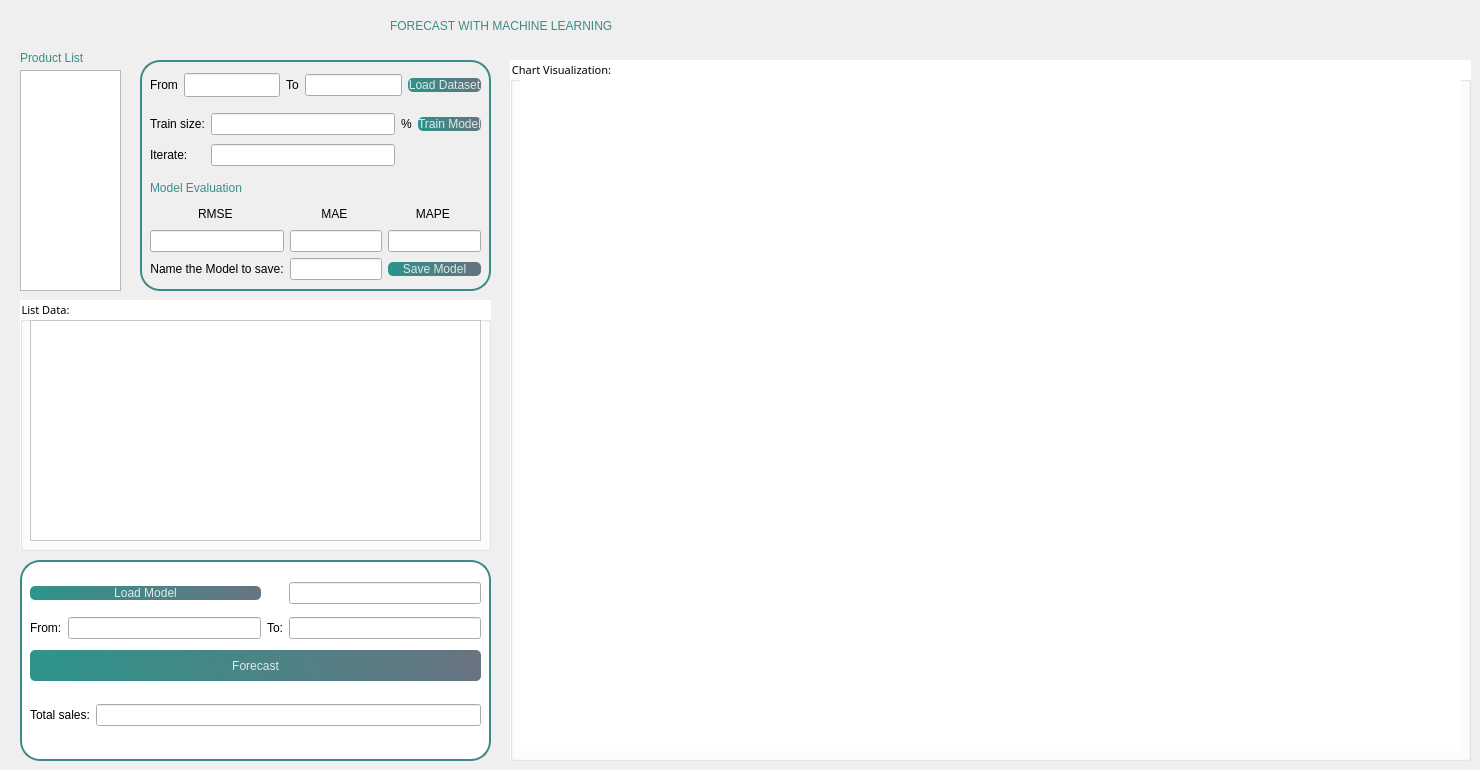
    <widget class="QWidget" name="tab_3">
     <attribute name="title">
      <string>Revenue Forecasting</string>
     </attribute>
     <widget class="QWidget" name="widget_2" native="true">
      <property name="geometry">
       <rect>
        <x>0</x>
        <y>0</y>
        <width>1221</width>
        <height>51</height>
       </rect>
      </property>
      <widget class="QLabel" name="label_21">
       <property name="geometry">
        <rect>
         <x>390</x>
         <y>0</y>
         <width>811</width>
         <height>51</height>
        </rect>
       </property>
       <property name="styleSheet">
        <string notr="true">COLOR:rgb(59, 140, 136);
font: 63 28pt &quot;Bahnschrift SemiBold&quot;;</string>
       </property>
       <property name="text">
        <string>FORECAST WITH MACHINE LEARNING</string>
       </property>
      </widget>
     </widget>
     <widget class="QLabel" name="label_22">
      <property name="geometry">
       <rect>
        <x>20</x>
        <y>50</y>
        <width>101</width>
        <height>16</height>
       </rect>
      </property>
      <property name="styleSheet">
       <string notr="true">font: 63 10pt &quot;Bahnschrift SemiBold&quot;;
color:rgb(59, 140, 136)</string>
      </property>
      <property name="text">
       <string>Product List</string>
      </property>
     </widget>
     <widget class="QListWidget" name="listWidgetProducts_ML">
      <property name="geometry">
       <rect>
        <x>20</x>
        <y>70</y>
        <width>101</width>
        <height>221</height>
       </rect>
      </property>
     </widget>
     <widget class="QGroupBox" name="groupBox_12">
      <property name="geometry">
       <rect>
        <x>510</x>
        <y>60</y>
        <width>961</width>
        <height>701</height>
       </rect>
      </property>
      <property name="font">
       <font>
        <family>Bahnschrift</family>
        <pointsize>8</pointsize>
        <weight>50</weight>
        <italic>false</italic>
        <bold>false</bold>
       </font>
      </property>
      <property name="styleSheet">
       <string notr="true">background-color: rgb(255, 255, 255)</string>
      </property>
      <property name="title">
       <string>Chart Visualization:</string>
      </property>
      <widget class="QWidget" name="verticalLayoutWidget_12">
       <property name="geometry">
        <rect>
         <x>10</x>
         <y>20</y>
         <width>941</width>
         <height>671</height>
        </rect>
       </property>
       <layout class="QVBoxLayout" name="verticalLayoutPlot_ML"/>
      </widget>
     </widget>
     <widget class="QLabel" name="label_29">
      <property name="geometry">
       <rect>
        <x>140</x>
        <y>60</y>
        <width>351</width>
        <height>231</height>
       </rect>
      </property>
      <property name="styleSheet">
       <string notr="true">border: 2px solid rgb(59, 140, 136);
border-Radius: 20%</string>
      </property>
      <property name="text">
       <string/>
      </property>
     </widget>
     <widget class="QWidget" name="gridLayoutWidget_5">
      <property name="geometry">
       <rect>
        <x>30</x>
        <y>575</y>
        <width>451</width>
        <height>71</height>
       </rect>
      </property>
      <layout class="QGridLayout" name="gridLayout_5">
       <item row="0" column="0" colspan="2">
        <widget class="QPushButton" name="pushButtonLoadModel">
         <property name="font">
          <font>
           <pointsize>9</pointsize>
          </font>
         </property>
         <property name="styleSheet">
          <string notr="true">QPushButton{
	background-color: qlineargradient(spread:pad, x1:0, y1:0.505682, x2:1, y2:0.477, stop:0 rgba(11, 131,120, 219), stop:1 rgba(85,98,112,226));
	color:rgba(255,255,255,210);
	border-radius: 5px;
}
QPushButton:hover{
background-color: qlineargradient(spread:pad, x1:0, y1:0.505682, x2:1, y2:0.477, stop:0 rgba(150, 123,111, 219), stop:1 rgba(85,81,84,226));
}
QPushButton:press{
	padding-left:5px;
	padding-top: 5px;
	background-color: rgba(150,123,111,255);
}
</string>
         </property>
         <property name="text">
          <string>Load Model</string>
         </property>
        </widget>
       </item>
       <item row="2" column="3">
        <widget class="QLineEdit" name="lineEditTotalTo_ML"/>
       </item>
       <item row="2" column="1">
        <widget class="QLineEdit" name="lineEditTotalFrom_ML"/>
       </item>
       <item row="0" column="3">
        <widget class="QLineEdit" name="lineEditLoadModel"/>
       </item>
       <item row="2" column="2">
        <widget class="QLabel" name="label_32">
         <property name="text">
          <string>To:</string>
         </property>
        </widget>
       </item>
       <item row="2" column="0">
        <widget class="QLabel" name="label_31">
         <property name="text">
          <string>From:</string>
         </property>
        </widget>
       </item>
      </layout>
     </widget>
     <widget class="QGroupBox" name="groupBox_11">
      <property name="geometry">
       <rect>
        <x>20</x>
        <y>300</y>
        <width>471</width>
        <height>251</height>
       </rect>
      </property>
      <property name="font">
       <font>
        <family>Bahnschrift</family>
        <pointsize>8</pointsize>
        <weight>50</weight>
        <italic>false</italic>
        <bold>false</bold>
       </font>
      </property>
      <property name="styleSheet">
       <string notr="true">background-color:rgb(255, 255, 255)</string>
      </property>
      <property name="title">
       <string>List Data:</string>
      </property>
      <widget class="QTableWidget" name="tableWidget_ML">
       <property name="geometry">
        <rect>
         <x>10</x>
         <y>20</y>
         <width>451</width>
         <height>221</height>
        </rect>
       </property>
      </widget>
     </widget>
     <widget class="QWidget" name="gridLayoutWidget_2">
      <property name="geometry">
       <rect>
        <x>30</x>
        <y>690</y>
        <width>451</width>
        <height>51</height>
       </rect>
      </property>
      <layout class="QGridLayout" name="gridLayout_2">
       <item row="0" column="0">
        <widget class="QLabel" name="label_30">
         <property name="text">
          <string>Total sales:</string>
         </property>
        </widget>
       </item>
       <item row="0" column="1">
        <widget class="QLineEdit" name="lineEditTotal_ML"/>
       </item>
      </layout>
     </widget>
     <widget class="QLabel" name="label_33">
      <property name="geometry">
       <rect>
        <x>20</x>
        <y>560</y>
        <width>471</width>
        <height>201</height>
       </rect>
      </property>
      <property name="styleSheet">
       <string notr="true">border: 2px solid rgb(59, 140, 136);
background-color: rgb(255, 255, 255);
border-Radius: 20%</string>
      </property>
      <property name="text">
       <string/>
      </property>
     </widget>
     <widget class="QWidget" name="gridLayoutWidget_6">
      <property name="geometry">
       <rect>
        <x>150</x>
        <y>204</y>
        <width>331</width>
        <height>76</height>
       </rect>
      </property>
      <layout class="QGridLayout" name="gridLayout_7">
       <item row="0" column="0">
        <widget class="QLabel" name="label_26">
         <property name="text">
          <string>RMSE </string>
         </property>
         <property name="alignment">
          <set>Qt::AlignCenter</set>
         </property>
        </widget>
       </item>
       <item row="0" column="1">
        <widget class="QLabel" name="label_27">
         <property name="text">
          <string>MAE </string>
         </property>
         <property name="alignment">
          <set>Qt::AlignCenter</set>
         </property>
        </widget>
       </item>
       <item row="1" column="0">
        <widget class="QLineEdit" name="lineEditRMSE"/>
       </item>
       <item row="1" column="1">
        <widget class="QLineEdit" name="lineEditMAE"/>
       </item>
       <item row="1" column="2">
        <widget class="QLineEdit" name="lineEditMAPE"/>
       </item>
       <item row="0" column="2">
        <widget class="QLabel" name="label_28">
         <property name="text">
          <string>MAPE </string>
         </property>
         <property name="alignment">
          <set>Qt::AlignCenter</set>
         </property>
        </widget>
       </item>
       <item row="2" column="2">
        <widget class="QPushButton" name="pushButtonSaveModel">
         <property name="styleSheet">
          <string notr="true">QPushButton{
	background-color: qlineargradient(spread:pad, x1:0, y1:0.505682, x2:1, y2:0.477, stop:0 rgba(11, 131,120, 219), stop:1 rgba(85,98,112,226));
	color:rgba(255,255,255,210);
	border-radius: 5px;
}
QPushButton:hover{
background-color: qlineargradient(spread:pad, x1:0, y1:0.505682, x2:1, y2:0.477, stop:0 rgba(150, 123,111, 219), stop:1 rgba(85,81,84,226));
}
QPushButton:press{
	padding-left:5px;
	padding-top: 5px;
	background-color: rgba(150,123,111,255);
}
</string>
         </property>
         <property name="text">
          <string>Save Model</string>
         </property>
        </widget>
       </item>
       <item row="2" column="1">
        <widget class="QLineEdit" name="lineEditSaveModel"/>
       </item>
       <item row="2" column="0">
        <widget class="QLabel" name="label_35">
         <property name="text">
          <string>Name the Model to save:</string>
         </property>
         <property name="alignment">
          <set>Qt::AlignCenter</set>
         </property>
        </widget>
       </item>
      </layout>
     </widget>
     <widget class="QWidget" name="gridLayoutWidget_4">
      <property name="geometry">
       <rect>
        <x>150</x>
        <y>110</y>
        <width>331</width>
        <height>61</height>
       </rect>
      </property>
      <layout class="QGridLayout" name="gridLayout_4">
       <item row="0" column="0">
        <widget class="QLabel" name="label_24">
         <property name="text">
          <string>Train size:</string>
         </property>
        </widget>
       </item>
       <item row="0" column="1">
        <widget class="QLineEdit" name="lineEditSize"/>
       </item>
       <item row="0" column="2">
        <widget class="QLabel" name="label_25">
         <property name="text">
          <string>%</string>
         </property>
        </widget>
       </item>
       <item row="0" column="3">
        <widget class="QPushButton" name="pushButtonTrainModel">
         <property name="styleSheet">
          <string notr="true">QPushButton{
	background-color: qlineargradient(spread:pad, x1:0, y1:0.505682, x2:1, y2:0.477, stop:0 rgba(11, 131,120, 219), stop:1 rgba(85,98,112,226));
	color:rgba(255,255,255,210);
	border-radius: 5px;
}
QPushButton:hover{
background-color: qlineargradient(spread:pad, x1:0, y1:0.505682, x2:1, y2:0.477, stop:0 rgba(150, 123,111, 219), stop:1 rgba(85,81,84,226));
}
QPushButton:press{
	padding-left:5px;
	padding-top: 5px;
	background-color: rgba(150,123,111,255);
}
</string>
         </property>
         <property name="text">
          <string>Train Model</string>
         </property>
        </widget>
       </item>
       <item row="1" column="1">
        <widget class="QLineEdit" name="lineEditLoop"/>
       </item>
       <item row="1" column="0">
        <widget class="QLabel" name="label_34">
         <property name="text">
          <string>Iterate:</string>
         </property>
        </widget>
       </item>
      </layout>
     </widget>
     <widget class="QLabel" name="label_2">
      <property name="geometry">
       <rect>
        <x>150</x>
        <y>180</y>
        <width>171</width>
        <height>16</height>
       </rect>
      </property>
      <property name="styleSheet">
       <string notr="true">COLOR:rgb(59, 140, 136);
font: 75 15pt &quot;Bahnschrift&quot;;</string>
      </property>
      <property name="text">
       <string>Model Evaluation</string>
      </property>
     </widget>
     <widget class="QWidget" name="gridLayoutWidget_8">
      <property name="geometry">
       <rect>
        <x>150</x>
        <y>70</y>
        <width>331</width>
        <height>31</height>
       </rect>
      </property>
      <layout class="QGridLayout" name="gridLayout_9">
       <item row="0" column="3">
        <widget class="QLineEdit" name="lineEditTo_ML"/>
       </item>
       <item row="0" column="4">
        <widget class="QPushButton" name="pushButtonLoadData">
         <property name="styleSheet">
          <string notr="true">QPushButton{
	background-color: qlineargradient(spread:pad, x1:0, y1:0.505682, x2:1, y2:0.477, stop:0 rgba(11, 131,120, 219), stop:1 rgba(85,98,112,226));
	color:rgba(255,255,255,210);
	border-radius: 5px;
}
QPushButton:hover{
background-color: qlineargradient(spread:pad, x1:0, y1:0.505682, x2:1, y2:0.477, stop:0 rgba(150, 123,111, 219), stop:1 rgba(85,81,84,226));
}
QPushButton:press{
	padding-left:5px;
	padding-top: 5px;
	background-color: rgba(150,123,111,255);
}
</string>
         </property>
         <property name="text">
          <string>Load Dataset</string>
         </property>
        </widget>
       </item>
       <item row="0" column="0">
        <widget class="QLabel" name="label_6">
         <property name="text">
          <string>From</string>
         </property>
        </widget>
       </item>
       <item row="0" column="1">
        <widget class="QLineEdit" name="lineEditFrom_ML">
         <property name="font">
          <font>
           <family>Bahnschrift</family>
           <pointsize>8</pointsize>
           <weight>50</weight>
           <italic>false</italic>
           <bold>false</bold>
          </font>
         </property>
         <property name="styleSheet">
          <string notr="true">font: 8pt &quot;Bahnschrift&quot;;</string>
         </property>
        </widget>
       </item>
       <item row="0" column="2">
        <widget class="QLabel" name="label_7">
         <property name="text">
          <string>To</string>
         </property>
        </widget>
       </item>
      </layout>
     </widget>
     <widget class="QPushButton" name="pushButtonForecast">
      <property name="geometry">
       <rect>
        <x>30</x>
        <y>650</y>
        <width>451</width>
        <height>31</height>
       </rect>
      </property>
      <property name="styleSheet">
       <string notr="true">QPushButton{
	background-color: qlineargradient(spread:pad, x1:0, y1:0.505682, x2:1, y2:0.477, stop:0 rgba(11, 131,120, 219), stop:1 rgba(85,98,112,226));
	color:rgba(255,255,255,210);
	border-radius: 5px;
}
QPushButton:hover{
background-color: qlineargradient(spread:pad, x1:0, y1:0.505682, x2:1, y2:0.477, stop:0 rgba(150, 123,111, 219), stop:1 rgba(85,81,84,226));
}
QPushButton:press{
	padding-left:5px;
	padding-top: 5px;
	background-color: rgba(150,123,111,255);
}
</string>
      </property>
      <property name="text">
       <string>Forecast</string>
      </property>
     </widget>
     <zorder>label_33</zorder>
     <zorder>label_29</zorder>
     <zorder>widget_2</zorder>
     <zorder>label_22</zorder>
     <zorder>listWidgetProducts_ML</zorder>
     <zorder>groupBox_12</zorder>
     <zorder>gridLayoutWidget_5</zorder>
     <zorder>groupBox_11</zorder>
     <zorder>gridLayoutWidget_2</zorder>
     <zorder>gridLayoutWidget_6</zorder>
     <zorder>gridLayoutWidget_4</zorder>
     <zorder>label_2</zorder>
     <zorder>gridLayoutWidget_8</zorder>
     <zorder>pushButtonForecast</zorder>
    </widget>
